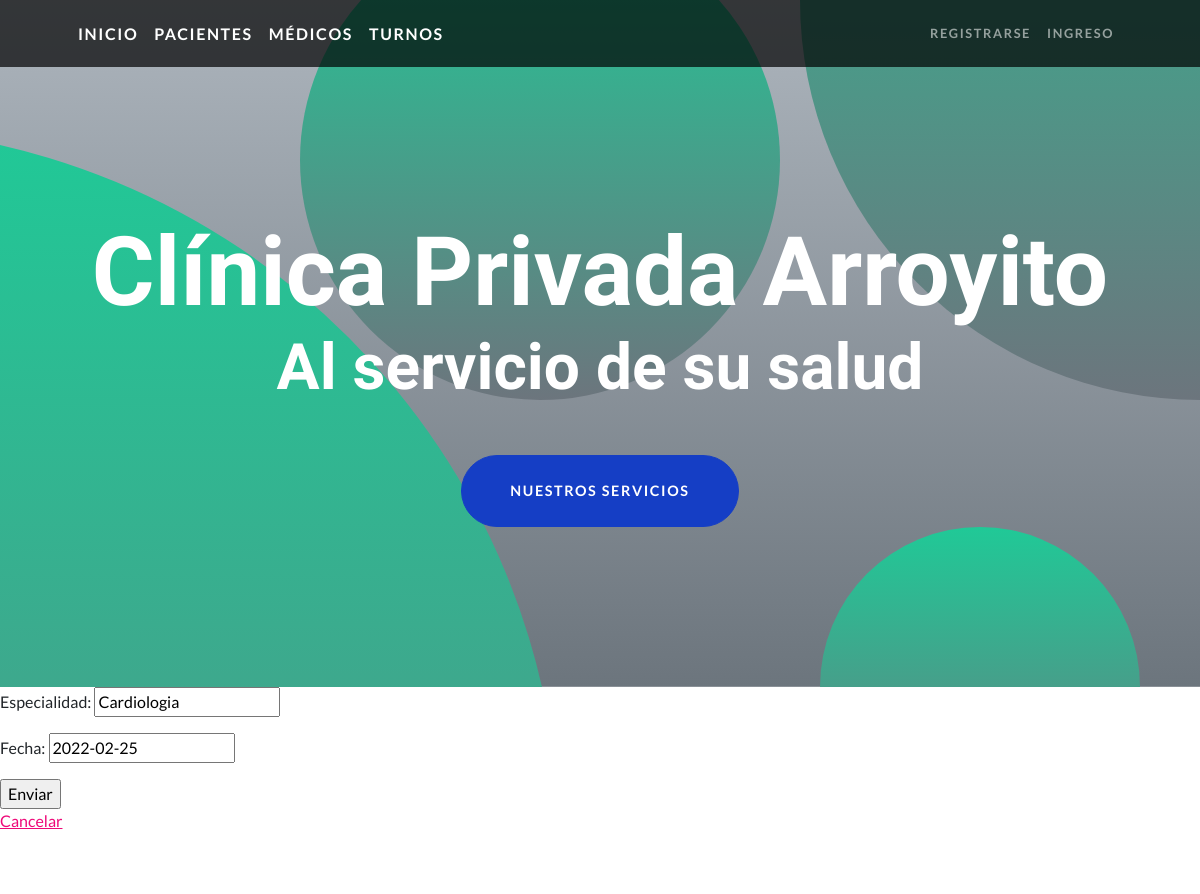
The page /AppCoder/turno/editar/1/ (upper part) on the database as committed earlier.
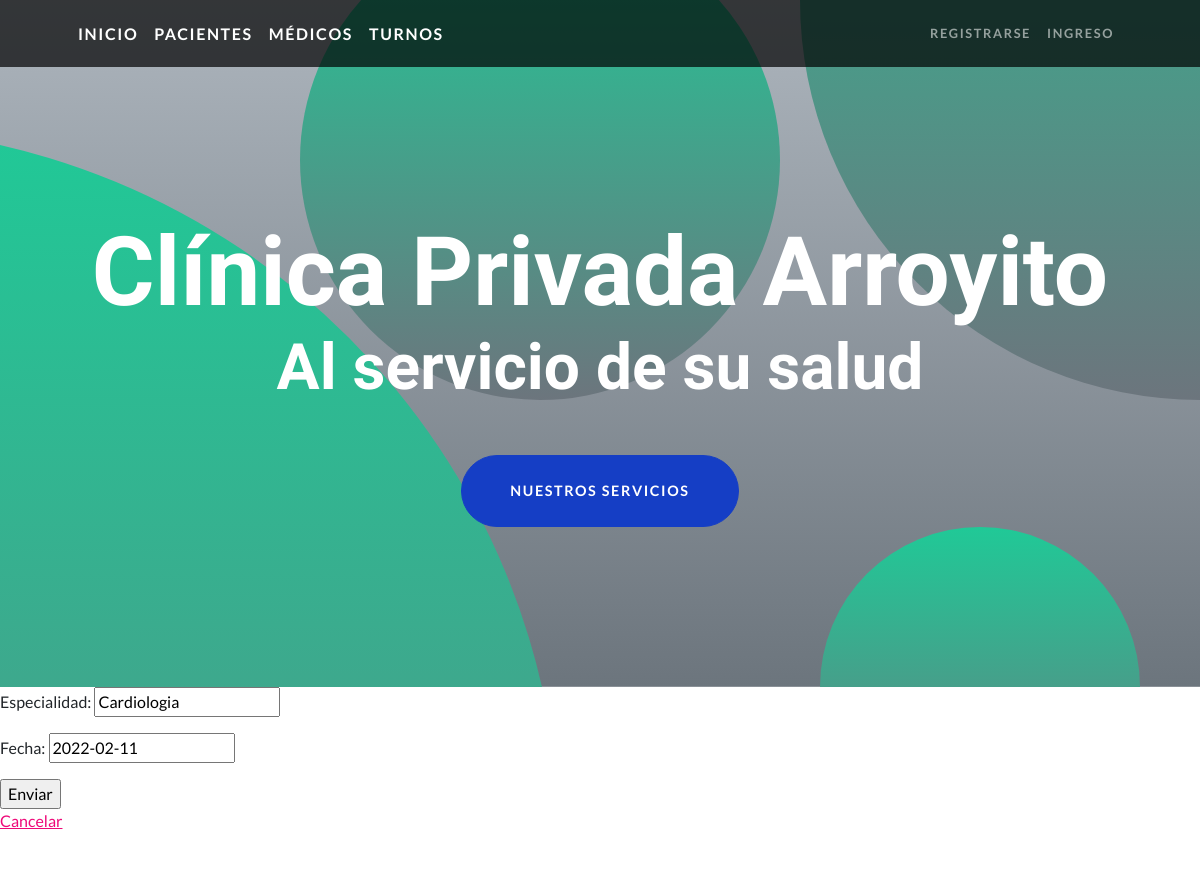
The same page on the database as committed later.
### AppCoder/models.py (models this page shows)
class Turno (models.Model):
    especialidad=models.CharField (max_length=40, null=False)
    fecha= models.DateField(null=True)

### AppCoder/views.py (the view)
# urls.py: path('turno/editar/<int:pk>/', TurnoUpdate.as_view(), name='Turno/Edit'),
class TurnoUpdate(UpdateView):
    model = Turno
    success_url = "/AppCoder/turno/list"
    fields = ['especialidad', 'fecha']

### templates/AppCoder/turno_form.html
{% extends "AppCoder/padre.html" %}
{% block ContenidoQueCambia %}
    <form method="post">{% csrf_token %}
        {{ form.as_p }}
        <input type="submit" value="Enviar">
        <p>
            <a href="{% url 'Turno/List' %}">Cancelar</a>
        </p>
{% endblock ContenidoQueCambia %}

Rows that differ between the two databases and show on the page:
changed Turno "Cardiologia": fecha "2022-02-25" → "2022-02-11"
